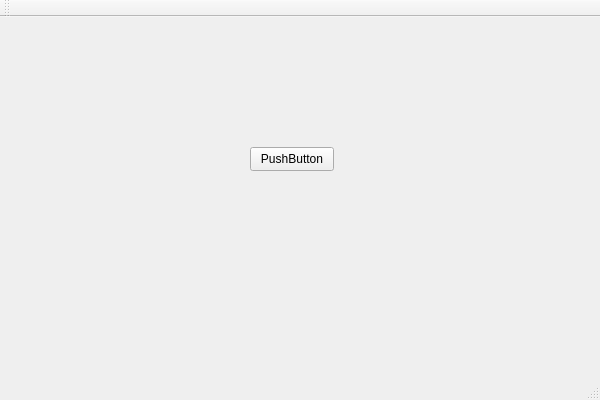
<?xml version="1.0" encoding="UTF-8"?>
<ui version="4.0">
 <class>QTSignalsandSlotsClass</class>
 <widget class="QMainWindow" name="QTSignalsandSlotsClass">
  <property name="geometry">
   <rect>
    <x>0</x>
    <y>0</y>
    <width>600</width>
    <height>400</height>
   </rect>
  </property>
  <property name="windowTitle">
   <string>QTSignalsandSlots</string>
  </property>
  <widget class="QWidget" name="centralWidget">
   <widget class="QPushButton" name="pushButton">
    <property name="geometry">
     <rect>
      <x>250</x>
      <y>130</y>
      <width>84</width>
      <height>24</height>
     </rect>
    </property>
    <property name="text">
     <string>PushButton</string>
    </property>
   </widget>
  </widget>
  <widget class="QMenuBar" name="menuBar">
   <property name="geometry">
    <rect>
     <x>0</x>
     <y>0</y>
     <width>600</width>
     <height>26</height>
    </rect>
   </property>
  </widget>
  <widget class="QToolBar" name="mainToolBar">
   <attribute name="toolBarArea">
    <enum>TopToolBarArea</enum>
   </attribute>
   <attribute name="toolBarBreak">
    <bool>false</bool>
   </attribute>
  </widget>
  <widget class="QStatusBar" name="statusBar"/>
 </widget>
 <layoutdefault spacing="6" margin="11"/>
 <resources>
  <include location="QTSignalsandSlots.qrc"/>
 </resources>
 <connections/>
</ui>
